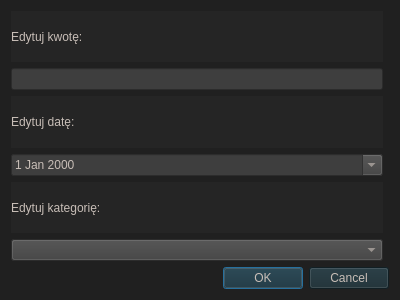
<?xml version="1.0" encoding="UTF-8"?>
<ui version="4.0">
 <class>history_edit</class>
 <widget class="QDialog" name="history_edit">
  <property name="geometry">
   <rect>
    <x>0</x>
    <y>0</y>
    <width>400</width>
    <height>300</height>
   </rect>
  </property>
  <property name="windowTitle">
   <string>Dialog</string>
  </property>
  <property name="styleSheet">
   <string notr="true">QWidget {
background: #202020}

QFrame {
background: #252525 }

QLabel {
color: #c8beb7;
}

QPushButton {
background-color: #182B32;
color: #c8beb7;
}

QComboBox {
background-color: #3e3e3e;
color: #c8beb7;
}

QLineEdit {
background-color: #3e3e3e;
color: #c8beb7;
}

QDateEdit {
background-color: #3e3e3e;
color: #c8beb7;
}

QListWidget { color: #c8beb7; }

QCalendarWidget QWidget { background-color: #c8beb7; }	/* calosc */ 

QCalendarWidget QWidget { alternate-background-color: #c8beb7; } /* naglowek z nazwami dni */

QCalendarWidget QToolButton { color: black; }	/* najwyzszy naglowek - czcionka*/



</string>
  </property>
  <layout class="QGridLayout" name="gridLayout">
   <item row="7" column="0" colspan="2">
    <widget class="QDialogButtonBox" name="buttonBox">
     <property name="orientation">
      <enum>Qt::Horizontal</enum>
     </property>
     <property name="standardButtons">
      <set>QDialogButtonBox::Cancel|QDialogButtonBox::Ok</set>
     </property>
    </widget>
   </item>
   <item row="4" column="0">
    <widget class="QDateEdit" name="date_edit">
     <property name="calendarPopup">
      <bool>true</bool>
     </property>
    </widget>
   </item>
   <item row="2" column="0">
    <widget class="QLineEdit" name="line_edit"/>
   </item>
   <item row="3" column="0">
    <widget class="QLabel" name="label_2">
     <property name="text">
      <string>Edytuj datę:</string>
     </property>
    </widget>
   </item>
   <item row="1" column="0">
    <widget class="QLabel" name="label">
     <property name="text">
      <string>Edytuj kwotę:</string>
     </property>
    </widget>
   </item>
   <item row="5" column="0">
    <widget class="QLabel" name="label_3">
     <property name="text">
      <string>Edytuj kategorię:</string>
     </property>
    </widget>
   </item>
   <item row="6" column="0">
    <widget class="QComboBox" name="combo_box"/>
   </item>
  </layout>
 </widget>
 <resources/>
 <connections>
  <connection>
   <sender>buttonBox</sender>
   <signal>accepted()</signal>
   <receiver>history_edit</receiver>
   <slot>accept()</slot>
   <hints>
    <hint type="sourcelabel">
     <x>248</x>
     <y>254</y>
    </hint>
    <hint type="destinationlabel">
     <x>157</x>
     <y>274</y>
    </hint>
   </hints>
  </connection>
  <connection>
   <sender>buttonBox</sender>
   <signal>rejected()</signal>
   <receiver>history_edit</receiver>
   <slot>reject()</slot>
   <hints>
    <hint type="sourcelabel">
     <x>316</x>
     <y>260</y>
    </hint>
    <hint type="destinationlabel">
     <x>286</x>
     <y>274</y>
    </hint>
   </hints>
  </connection>
 </connections>
</ui>
